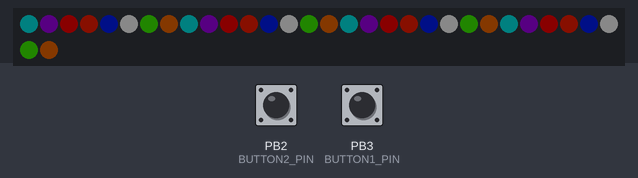
This sketch was run on a simulated ATtiny85, built with avr-gcc and run on an emulated ATtiny85. Shown: 32 RGB LEDs in strip order, left to right, continuing on the next row. Inputs (shaded band) come from the test bench; at power-on: PB2 (BUTTON2_PIN) HIGH, PB3 (BUTTON1_PIN) HIGH. Dim RGB values are drawn brighter than linear.

Above: at 1.2 s.
1.3 s: PB2 (BUTTON2_PIN) pulled LOW for 0.15 s
2.0 s: PB3 (BUTTON1_PIN) pulled LOW for 0.15 s
At 2.43 s:
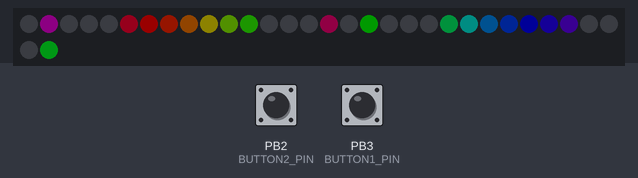
2.7 s: PB3 (BUTTON1_PIN) pulled LOW for 1 s
At 5.3 s:
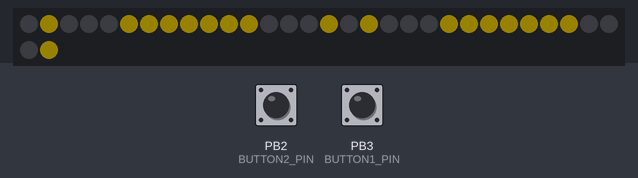
6.7 s: PB3 (BUTTON1_PIN) pulled LOW for 0.15 s
At 7.09 s:
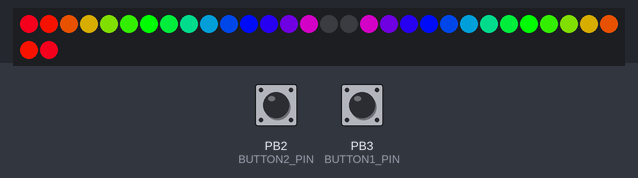
7.4 s: PB3 (BUTTON1_PIN) pulled LOW for 3.2 s
At 7.67 s:
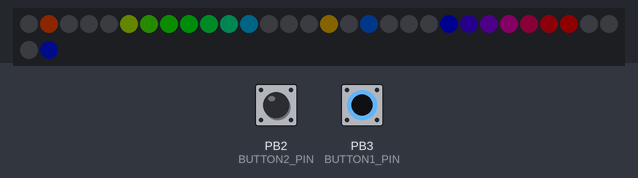

The sketch:

abgt250.ino
```cpp
// 0 is right eye top (between star and data out)
// 16 is left eye top (between star and data out)
// inc clockwise looking out

// apparently you need to keep it under 94% (4,992 bytes) program storage space used or it fails to initialize?
// actually more accurately it seems like I have to use < 255 bytes of dynamic memory... that appears to be the limit we're hitting?

// todo: figure out this uint32_t, etc shit.  can i save more space?


#include <Adafruit_NeoPixel.h>

#ifdef __AVR_ATtiny85__ // Trinket, Gemma, etc.
#include <avr/power.h>
#endif

#define LED_PIN 0
#define LED_LENGTH 32
#define BUTTON1_PIN 3
#define BUTTON2_PIN 2
#define MODE_SWITCH_MILLIS 10000

Adafruit_NeoPixel pixels = Adafruit_NeoPixel(LED_LENGTH, LED_PIN);

int smileyLEDS[] = {1, 15, 5, 6, 7, 8, 9, 10, 11, 17, 31, 21, 22, 23, 24, 25, 26, 27};
int horizontalLEDs[] = { 4,  4,  3,  5,  2,  6,  1,  7,  0,  8, 15,  9, 14, 10, 13, 11, 12, 12,
                         20, 20, 19, 21, 18, 22, 17, 23, 16, 24, 31, 25, 30, 26, 29, 27, 28, 28
                       };
int verticalLEDs[] = { 0,  0, 15,  1, 14,  2, 13,  3, 12,  4, 11,  5, 10,  6,  9,  7,  8,  8,
                       16, 16, 31, 17, 30, 18, 29, 19, 28, 20, 27, 21, 26, 22, 25, 23, 24, 24
                     };
int verticalLEDsProper[] = { 0,  0, 16, 16, 1,  15, 17,  31, 2,  14, 18,  30, 3,  13,  19,  29,  4,  12, 20, 28,
                             5, 11, 21, 27, 6, 10, 22, 26, 7, 9, 22, 26, 8, 8, 23, 25, 24, 24, 24, 24
                           };
int diagonalLEDs[] = { 2,  2,  1,  3,  0,  4, 15,  5, 14,  6, 13,  7, 12,  8, 11,  9, 10, 10,
                       18, 18, 17, 19, 16, 20, 31, 21, 30, 22, 29, 23, 28, 24, 27, 25, 26, 26
                     };

int infinityLEDs[] = { 13, 14, 15, 1, 2, 3, 4, 5, 6, 7, 8, 9, 10, 11, 20, 19, 18, 17, 16, 31, 30, 29, 28, 27, 26, 25, 24, 23, 22, 21, 12};

bool button1OldState = HIGH;
bool button2OldState = HIGH;

// always cycle through the rainbow
int hue = 0;
// keep track of each mode's progress
int modeCounter = 0;
// fall back brightness, default to ~1/10th max
int brightness = 25;

int mode = 0;
uint32_t lastModeChange;
//uint32_t randColor;

void setup() {
#ifdef __AVR_ATtiny85__ // Trinket, Gemma, etc.
  if (F_CPU == 16000000) clock_prescale_set(clock_div_1);
#endif
  pinMode(BUTTON1_PIN, INPUT_PULLUP);
  pinMode(BUTTON2_PIN, INPUT_PULLUP);
  pixels.begin();
  pixels.setBrightness(brightness);
  lastModeChange = millis();
  //  randomSeed(millis());
  //  newRandColor();
}

//void newRandColor() {
//  randColor = pixels.Color(random(255), random(255), random(255));
//}

void loop() {
  // Initialize all LEDs to off and reset brightness
  //setAllPixels(0x000000);
  pixels.setBrightness(brightness);

  // Update current button state
  bool button1NewState = digitalRead(BUTTON1_PIN);
  bool button2NewState = digitalRead(BUTTON2_PIN);

  // Button and State machine management

  // if we press both buttons turn on the flashlight
  if (button1NewState == LOW && button2NewState == LOW &&
      (button1OldState == HIGH || button2OldState == HIGH)) {
    mode = -4;
  }
  // if we press the top button, switch between utility modes
  if (button1NewState == LOW && button1OldState == HIGH) {
    if (mode >= 0 || mode <= -3) mode = -1;
    else mode--;
    lastModeChange = millis();
  }
  // if we press the bottom button or run out of time, switch between the visualizations
  else if ((button2NewState == LOW && button2OldState == HIGH) ||
          (millis() > lastModeChange + MODE_SWITCH_MILLIS)) {
    if (mode < 0 || mode >= 7) mode = 0;
    else mode++;
    lastModeChange = millis();
  }

  // Flashy light stuff time!
  switch (mode) {
    // flashlight; force max brightness
    case -4: pixels.setBrightness(255); setAllPixels(0xFFFFFF); break;

    // brightness adjusting mode
    case -3: setAllPixels(0x000000); setSun(hue); break;

    // winky face, using color 0xFFD700
    case -2: setAllPixels(0x000000); setSmileyPixels(0xFFD700); wink(); break;

    // smiley face, cycling rainbow for now!
    case -1: setAllPixels(0x000000); setRainbowSmileyPixels(); break;

    // uniform colors, a rainbow cycling
    //case 0: setAllPixels(getRainbow(hue)); break;
    // abgt ribbons
    case 0: setABGTRibbons(); break;

    // colorwipe the rainbow cycle... like windshield wipers going around
    case 1: colorWipe(getRainbow(hue)); break;

    // rotate a rainbow
    case 2: rainbowRotate(); break;

    // opposite spinners slowly rotating through the rainbow
    case 3: oppositeSpin(getRainbow(hue)); break;

    // rainbow gradient going horizontal forwards
    case 4: rainbowGradient(horizontalLEDs); break;

    // rainbow gradient going horizontal backwards
    case 5: rainbowGradient(horizontalLEDs); break;

    // rainbow gradient going vertical forwards
    case 6: rainbowGradient(verticalLEDs); break;

    // rainbow gradient going vertical backwards
    case 7: rainbowGradient(verticalLEDs); break;

      // rainbow gradient going diagonal
      //    case 6: rainbowGradient(diagonalLEDs); break;

      // it broke AF tho
      //    case 7: writeRainbowFromArray(infinityLEDs); break;
  }

  // i love rainbowCycle.  implement that rainbowCycle() and fix it?
  // vertical wheel like horizontal
  // infinity sign?
  // make a rainbow circle on each eye, then rotate it around

  // Update the LEDs
  pixels.show();

  // Update button state variables
  button1OldState = button1NewState;
  button2OldState = button2NewState;

  // Rotate through our rainbow always
  hue++;
  if (hue > 255) hue = 0;

  delay(10);
}

// abgt colors, starting top and going clockwise
// 0x2f8c8f blue 128
// 0xb3a7b5 purple 192-224?
// 0xa12525 red 0
// 0xa14433 orange 255?
// 0x203166 dark blue 160
// 0xd4d6d0 white
// 0x8eba68 green 64?
// 0xbaac52 yellow 32?

void setABGTRibbons() {
  for (int i = 0; i < 8; i++){
    uint32_t color = 0x000000;
    switch (i) {
      case 0: color = getRainbow(128); break;
      case 1: color = getRainbow(208); break;
      case 2: color = getRainbow(0); break;
      case 3: color = getRainbow(16); break;
      case 4: color = getRainbow(160); break;
      case 5: color = 0xFFFFFF; break;
      case 6: color = getRainbow(64); break;
      case 7: color = getRainbow(32); break;
    }
    for (int j = 0; j < 4; j++){
      pixels.setPixelColor((8*j)+i, color);
    }
  }
  int tempBright = hue%64;
  if (hue%64 > 32) tempBright = 64 - hue%64;
  pixels.setBrightness(map(tempBright, 0, 63, 10, 40));
}

void rainbowRotate() {
  if (modeCounter >= 16)  modeCounter = 0;
  for (int i = 0; i < 16; i++) {
    int leftLED = i + modeCounter;
    int rightLED = 16 + i + modeCounter;
    if (leftLED > 15) leftLED = leftLED - 16;
    if (rightLED > 31) rightLED = rightLED - 16;
    pixels.setPixelColor(leftLED, getRainbow(i * 16));
    pixels.setPixelColor(rightLED, getRainbow(i * 16));
  }
  modeCounter++;
  delay(20);
}

void writeColorFromArray(int leds[], uint32_t color) {
  for (int i = 0; i < (sizeof(leds) / sizeof(int)); i++) {
    pixels.setPixelColor(leds[i], color);
  }
}

//(sizeof(leds) / sizeof(int)
void writeRainbowFromArray(int leds[]) {
  for (int i = 0; i < 40; i++) {
    pixels.setPixelColor(leds[i], getRainbow((i * (255 / 40)) + hue));
  }
}


void setSun(int b) {
  brightness = b;
  int numToLight = b / 16;
  for (int i = 0; i < numToLight; i++) {
    pixels.setPixelColor(i, getRainbow(i * 16 + hue));
    pixels.setPixelColor(31 - i, getRainbow(i * 16 + hue));
  }
}

void rainbowCycle() {
  uint16_t i, j;
  for (i = 0; i < pixels.numPixels(); i++) {
    pixels.setPixelColor(i, getRainbow(((i / pixels.numPixels()) ) & 255));
  }
  delay(20);

}

// horizontal gradients seem to work fine
// vertical gradients have some mistakes...
void gradientRainbow(int startingLED) {
  for (int i = 0; i < 18; i++) {
    if (i < 9) {
      int topLED = startingLED - i;
      if (topLED < 0) topLED = 16 + topLED;

      int bottomLED = startingLED + i;
      if (bottomLED > 15) bottomLED = 16 - bottomLED;

      pixels.setPixelColor(topLED, getRainbow(i * 14 + hue));
      pixels.setPixelColor(bottomLED, getRainbow(i * 14 + hue));
    }
    else {
      int topLED = (startingLED + 16) - (i - 9);
      if (topLED < 16) topLED = 32 - (16 - topLED);

      int bottomLED = (startingLED + 16) + (i - 9);
      if (bottomLED > 31) bottomLED = 32 - (bottomLED - 16);

      pixels.setPixelColor(topLED, getRainbow(i * 14 + hue));
      pixels.setPixelColor(bottomLED, getRainbow(i * 14 + hue));
    }
  }
  delay(50);
  hue += 10;
}

// rainbow gradient, switching direction every 5 seconds
void rainbowGradient(int LEDmapping[]) {
  if (mode % 2 == 0) {
    for (int i = 0; i < 18; i++) {
      pixels.setPixelColor(LEDmapping[i * 2], getRainbow(i * 14 + hue));
      pixels.setPixelColor(LEDmapping[i * 2 + 1], getRainbow(i * 14 + hue));
    }
  }
  else {
    for (int i = 0; i < 18; i++) {
      pixels.setPixelColor(LEDmapping[i * 2], getRainbow((18 - i) * 14 + hue));
      pixels.setPixelColor(LEDmapping[i * 2 + 1], getRainbow((18 - i) * 14 + hue));
    }
  }
  delay(30);
  hue += 10;
}

// each eye rotates three opposite LED patches
// todo: randomize the number of LED patches
void oppositeSpin(uint32_t color) {
  if (modeCounter >= 16) modeCounter = 0;
  for (int i = 0; i < 16; i++) {
    uint32_t c = 0;
    if (((modeCounter + i) & 7) < 2) c = color; // 3 pixels on
    pixels.setPixelColor(   i, c); // First eye
    pixels.setPixelColor(31 - i, c); // Second eye (flipped)
  }
  modeCounter++;
  hue++;
  delay(40);
}

// sets the smiley pixels on both eyes
void setSmileyPixels(uint32_t color) {
  for (int i = 0; i < 18; i++) {
    pixels.setPixelColor(smileyLEDS[i], color);
  }
}

void wink() {
  uint32_t winkTime = (millis() - lastModeChange) % 3000; // todo: add some random amount too?
  if (winkTime > 1000 && winkTime < 1600) {
    pixels.setPixelColor(1, 0x000000);
    pixels.setPixelColor(17, 0x000000);
  }
}

void setRainbowSmileyPixels() {
  for (int i = 0; i < 18; i++) {
    pixels.setPixelColor(smileyLEDS[i], getRainbow(i * 14 + hue));
  }
}

// sets all the LEDs on both eyes
void setAllPixels(uint32_t color) {
  for (int i = 0; i < LED_LENGTH; i++) {
    pixels.setPixelColor(i, color);
  }
}

void colorWipe(uint32_t color) {
  if (modeCounter >= pixels.numPixels() / 2) {
    modeCounter = 0;
    //    newRandColor();
  }
  pixels.setPixelColor(modeCounter, color);
  pixels.setPixelColor(31 - modeCounter, color);
  pixels.show();
  hue += 10; // the delta between this value and 14 is what makes this interesting visually
  delay(50);
  modeCounter++;
}

// Input a value 0 to 255 to get a color value from the color wheel
// this literally saves 40% of my ROM space, so... shamelessly reusing the sample code
uint32_t getRainbow(byte WheelPos) {
  WheelPos = 255 - WheelPos;
  if (WheelPos < 85) {
    return pixels.Color(255 - WheelPos * 3, 0, WheelPos * 3);
  }
  if (WheelPos < 170) {
    WheelPos -= 85;
    return pixels.Color(0, WheelPos * 3, 255 - WheelPos * 3);
  }
  WheelPos -= 170;
  return pixels.Color(WheelPos * 3, 255 - WheelPos * 3, 0);
}
```

Measured:
- after the input at 2.0 s, the LEDs: change after 0.29 s (image 1)
- after the input at 2.7 s, the LEDs: change at once (image 2)
- after the input at 6.7 s, the LEDs: first differ from a run without the input after 0.31 s (image 3)
- after the input at 7.4 s, the LEDs: change after 0.12 s (image 4)
